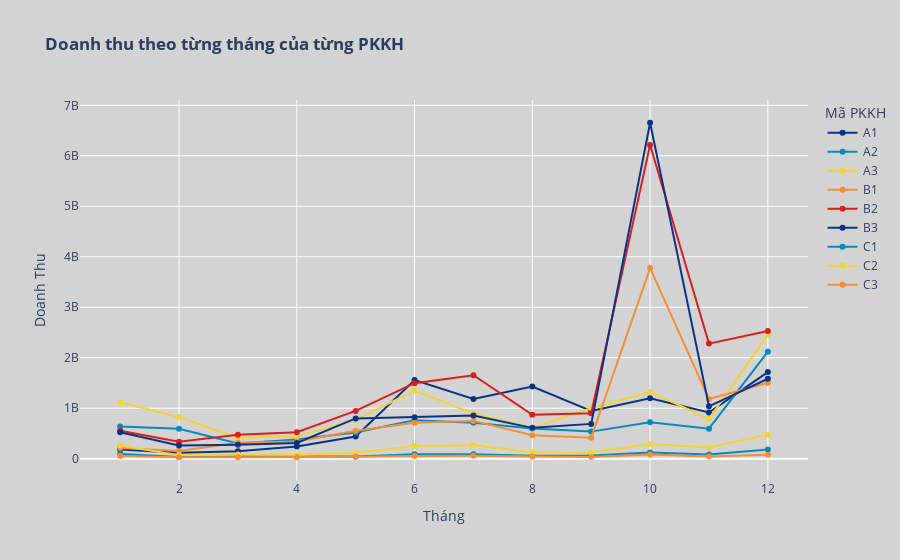

Notebook source saved alongside this figure:
### Code cell
# Tạo biểu đồ đường
fig = px.line(
    data_revenue_of_segment_of_month, 
    x='Tháng', 
    y='Doanh thu', 
    color='Mã PKKH', 
    title='Doanh Thu Biểu Diễn Theo Từng Tháng',
    markers=True, 
    color_discrete_sequence=px.colors.diverging.Portland   
)

# Cập nhật bố cục
fig.update_layout(
    title='<b>Doanh thu theo từng tháng của từng PKKH<b>',
    xaxis_title="Tháng",
    yaxis_title="Doanh Thu",
    paper_bgcolor='lightgrey',
    plot_bgcolor='lightgrey',
)

# Cập nhật độ đậm của đường
fig.update_traces(
    line=dict(width=2)
)

# Hiển thị biểu đồ
fig.show()

### Figure 1 — Plotly figure (JSON) as saved in the notebook; plotly's stock layout.template omitted (floating-point values rounded to 4 significant figures)
{"data": [{"hovertemplate": "Mã PKKH=A1<br>Tháng=%{x}<br>Doanh thu=%{y}<extra></extra>", "legendgroup": "A1", "line": {"color": "rgb(12,51,131)", "dash": "solid", "width": 2}, "marker": {"symbol": "circle"}, "mode": "lines+markers", "name": "A1", "orientation": "v", "showlegend": true, "type": "scatter", "x": [1, 2, 3, 4, 5, 6, 7, 8, 9, 10, 11, 12], "xaxis": "x", "y": [182075000, 119789000, 148016000, 241847000, 440740000, 1558573000, 1183912000, 1428930000, 946161000, 1195941000, 914939000, 1715646000], "yaxis": "y"}, {"hovertemplate": "Mã PKKH=A2<br>Tháng=%{x}<br>Doanh thu=%{y}<extra></extra>", "legendgroup": "A2", "line": {"color": "rgb(10,136,186)", "dash": "solid", "width": 2}, "marker": {"symbol": "circle"}, "mode": "lines+markers", "name": "A2", "orientation": "v", "showlegend": true, "type": "scatter", "x": [1, 2, 3, 4, 5, 6, 7, 8, 9, 10, 11, 12], "xaxis": "x", "y": [635944000, 595173000, 301274000, 380159000, 518009000, 764149000, 710821000, 600621000, 536674000, 724576000, 593937000, 2119627000], "yaxis": "y"}, {"hovertemplate": "Mã PKKH=A3<br>Tháng=%{x}<br>Doanh thu=%{y}<extra></extra>", "legendgroup": "A3", "line": {"color": "rgb(242,211,56)", "dash": "solid", "width": 2}, "marker": {"symbol": "circle"}, "mode": "lines+markers", "name": "A3", "orientation": "v", "showlegend": true, "type": "scatter", "x": [1, 2, 3, 4, 5, 6, 7, 8, 9, 10, 11, 12], "xaxis": "x", "y": [1118672000, 820587000, 422432000, 438011000, 770686000, 1350222000, 894537000, 612048000, 999836000, 1325977000, 788311000, 2463442000], "yaxis": "y"}, {"hovertemplate": "Mã PKKH=B1<br>Tháng=%{x}<br>Doanh thu=%{y}<extra></extra>", "legendgroup": "B1", "line": {"color": "rgb(242,143,56)", "dash": "solid", "width": 2}, "marker": {"symbol": "circle"}, "mode": "lines+markers", "name": "B1", "orientation": "v", "showlegend": true, "type": "scatter", "x": [1, 2, 3, 4, 5, 6, 7, 8, 9, 10, 11, 12], "xaxis": "x", "y": [212171000, 151222000, 314884000, 342819000, 553263000, 711852000, 749238000, 463060000, 416006000, 3776116000, 1182575000, 1503990000], "yaxis": "y"}, {"hovertemplate": "Mã PKKH=B2<br>Tháng=%{x}<br>Doanh thu=%{y}<extra></extra>", "legendgroup": "B2", "line": {"color": "rgb(217,30,30)", "dash": "solid", "width": 2}, "marker": {"symbol": "circle"}, "mode": "lines+markers", "name": "B2", "orientation": "v", "showlegend": true, "type": "scatter", "x": [1, 2, 3, 4, 5, 6, 7, 8, 9, 10, 11, 12], "xaxis": "x", "y": [552441000, 334456000, 473234000, 524339000, 946549000, 1496665000, 1653944000, 870862000, 901951000, 6215743000, 2279949000, 2531388000], "yaxis": "y"}, {"hovertemplate": "Mã PKKH=B3<br>Tháng=%{x}<br>Doanh thu=%{y}<extra></extra>", "legendgroup": "B3", "line": {"color": "rgb(12,51,131)", "dash": "solid", "width": 2}, "marker": {"symbol": "circle"}, "mode": "lines+markers", "name": "B3", "orientation": "v", "showlegend": true, "type": "scatter", "x": [1, 2, 3, 4, 5, 6, 7, 8, 9, 10, 11, 12], "xaxis": "x", "y": [524097000, 260579000, 277663000, 312445000, 798915000, 821504000, 855922000, 611162000, 690128000, 6654687000, 1036818000, 1584436000], "yaxis": "y"}, {"hovertemplate": "Mã PKKH=C1<br>Tháng=%{x}<br>Doanh thu=%{y}<extra></extra>", "legendgroup": "C1", "line": {"color": "rgb(10,136,186)", "dash": "solid", "width": 2}, "marker": {"symbol": "circle"}, "mode": "lines+markers", "name": "C1", "orientation": "v", "showlegend": true, "type": "scatter", "x": [1, 2, 3, 4, 5, 6, 7, 8, 9, 10, 11, 12], "xaxis": "x", "y": [92046000, 36103000, 44125000, 39207000, 44441000, 88703000, 87695000, 60401000, 62888000, 124842000, 85200000, 182034000], "yaxis": "y"}, {"hovertemplate": "Mã PKKH=C2<br>Tháng=%{x}<br>Doanh thu=%{y}<extra></extra>", "legendgroup": "C2", "line": {"color": "rgb(242,211,56)", "dash": "solid", "width": 2}, "marker": {"symbol": "circle"}, "mode": "lines+markers", "name": "C2", "orientation": "v", "showlegend": true, "type": "scatter", "x": [1, 2, 3, 4, 5, 6, 7, 8, 9, 10, 11, 12], "xaxis": "x", "y": [259557000, 67634000, 82490000, 76769000, 116458000, 249910000, 267820000, 128318000, 123425000, 293089000, 222330000, 474402000], "yaxis": "y"}, {"hovertemplate": "Mã PKKH=C3<br>Tháng=%{x}<br>Doanh thu=%{y}<extra></extra>", "legendgroup": "C3", "line": {"color": "rgb(242,143,56)", "dash": "solid", "width": 2}, "marker": {"symbol": "circle"}, "mode": "lines+markers", "name": "C3", "orientation": "v", "showlegend": true, "type": "scatter", "x": [1, 2, 3, 4, 5, 6, 7, 8, 9, 10, 11, 12], "xaxis": "x", "y": [55224000, 29074000, 30257000, 29492000, 37435000, 55377000, 57858000, 42906000, 36400000, 82964000, 45467000, 77291000], "yaxis": "y"}], "layout": {"legend": {"title": {"text": "Mã PKKH"}, "tracegroupgap": 0}, "paper_bgcolor": "lightgrey", "plot_bgcolor": "lightgrey", "title": {"text": "<b>Doanh thu theo từng tháng của từng PKKH<b>"}, "xaxis": {"anchor": "y", "domain": [0, 1], "title": {"text": "Tháng"}}, "yaxis": {"anchor": "x", "domain": [0, 1], "title": {"text": "Doanh Thu"}}}}
